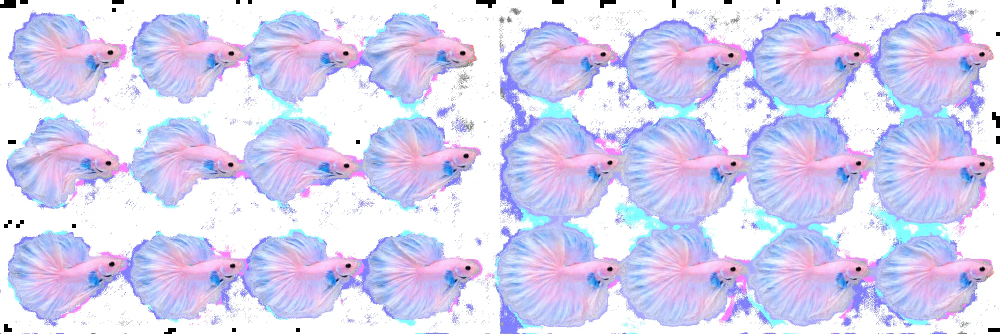
#> input picture tools/src_art/betta_flare.webp, 2000 x 667 px (shown at 1/2 size)
$ python -i process_assets.py   (imports and definitions only)
#> lines starting #> are read from the running program, lines starting #| are printed output that depends on the picture
#!/usr/bin/env python3
"""디자인 원본 이미지(AI 생성)를 앱에서 쓰는 투명 배경 WebP로 잘라 내는 스크립트.

사용법:  python3 tools/process_assets.py <원본 폴더>
원본 폴더에는 아래 SOURCES의 파일명(확장자 제외)대로 이미지가 있어야 해요.
결과는 public/assets/ 와 src/assets.gen.ts 로 저장돼요.
"""
import json, os, sys
import numpy as np
from PIL import Image
from scipy import ndimage as ndi

ROOT = os.path.dirname(os.path.dirname(os.path.abspath(__file__)))
OUT = os.path.join(ROOT, 'public', 'assets')

SOURCES = {  # 이름 -> 원본 파일명(확장자 제외)
    'house': 'house', 'bg': 'bg', 'icon': 'icon', 'props': 'props', 'effects': 'effects',
    'momo': 'avatar-momo', 'luna': 'avatar-luna', 'coco': 'avatar-coco', 'mimi': 'avatar-mimi', 'kiki': 'avatar-kiki', 'user': 'avatar-user',
    'housewood': 'house-wood', 'housesea': 'house-sea', 'housewedding': 'house-wedding', 'housepark': 'house-park',
    'bgdark': 'bg-dark', 'housedark': 'house-dark', 'boxdark': 'intro-box-dark',
    'pinbtn': 'pin-button', 'listicon': 'list-icon', 'logo': 'logo', 'logodark': 'logo-dark', 'box': 'intro-box', 'settings': 'settings-button', 'counter': 'reception-counter', 'userdesk': 'avatar-user-desk',
    'reception': 'room-reception', 'office': 'room-office', 'result': 'room-result',
    'officedark': 'room-office-dark', 'receptiondark': 'room-reception-dark', 'resultdark': 'room-result-dark', 'writingdark': 'room-writing-dark', 'librarydark': 'room-library-dark', 'cafedark': 'room-cafe-dark',
    'library': 'room-library', 'writing': 'room-writing', 'cafe': 'room-cafe', 'garden': 'room-garden',
}

ROOM_TOL = {'reception': 28}  # 배경 색이 고르지 않은 그림은 허용치를 높여서 지워요
POSES = ['stand', 'walk', 'work1', 'work2', 'coffee', 'cheer']  # 3x2 칸 순서(왼→오, 위→아래)
STAND_PX = 300  # 서 있는 모습의 높이(px). 모든 아바타를 이 크기로 맞춰 앱에서 같은 배율로 그려요.
PROPS = ['desk', 'monitor', 'bookshelf', 'sofa', 'coffee-table', 'mailbox', 'calendar', 'plant', 'lamp', 'trophy', 'cake', 'tree']
FX = (['star-l', 'star-m', 'star-s', 'flower-l', 'flower-m', 'flower-s', 'heart-l', 'heart-m', 'heart-s', 'spark-l', 'spark-m', 'spark-s'] +
      ['bubble-book', 'bubble-search', 'bubble-calendar', 'bubble-check', 'bubble-coffee'] +
      ['bubble-food', 'bubble-chat', 'bubble-music', 'bubble-inbox', 'badge-yellow', 'badge-red'])


# [50 lines left out: functions load, load_alpha, border_connected, to_rgba, not called in this run]


def white_fg(img, thr=247):
    a = np.asarray(img).astype(np.int16)
    cand = a.min(axis=2) >= thr
    return ~border_connected(cand, erode=2)


# [7 lines left out: function color_fg, not called in this run]


def bbox(mask):
    ys, xs = np.where(mask)
    return xs.min(), ys.min(), xs.max() + 1, ys.max() + 1


# [4 lines left out: function trim, not called in this run]


def save(im, path, q=88):
    os.makedirs(os.path.dirname(path), exist_ok=True)
    im.save(path, 'WEBP', quality=q, method=6)


# [17 lines left out: functions components, crop_rgba, not called in this run]


# 다크 하우스는 층 바닥이 라이트보다 아래에 있어요. 바닥 높이(라이트 기준 y)마다 얼마나 올려야 라이트와 같아지는지
DARK_FLOOR_SHIFT = [(0, 0), (408, 10), (690, 24), (1002, 26), (1212, 14)]


# [13 lines left out: function align_floors, not called in this run]


# 라이트 하우스 바꿔 입기(나무·바다): 카펫(아바타가 서는 바닥)의 아래쪽 끝이 기본 하우스와 같은 높이에 오게 늘이고 줄여요.
# 기본 하우스의 카펫 아래 끝: 다락 418 · 2층 718 · 1층 1037 (1000폭, 높이 1272 기준)
_RUG_Y = (418, 718, 1037)
# 처음 맞춤(층 바닥 높이)과, 그 결과에서 카펫 끝을 기본 하우스에 맞추려고 더 움직여야 하는 만큼 (출력에서 결과 그림 y까지의 차이)
_OLD_SHIFT = {
    'wood': [(0, 0), (408, 9), (690, 14), (1002, -17), (1212, -62), (1272, -22)],
    'sea': [(0, 0), (408, -11), (690, -8), (1002, -17), (1212, -62), (1272, -22)],
}
_RUG_MOVE = {'wood': (-42, -33, -24), 'sea': (-16, -21, -27)}


def _skin_shift(key):
#> called with key = 'wood'
    old = _OLD_SHIFT[key]
    oy = [p[0] for p in old]; os_ = [p[1] for p in old]
    pts = [(0, 0)] + list(zip(_RUG_Y, _RUG_MOVE[key])) + [(1272, 0)]
    xs = [p[0] for p in pts]; ds = [p[1] for p in pts]
    out = []
    for y in range(0, 1273, 24):
        cur = y + float(np.interp(y, xs, ds))
        out.append((y, round(cur + float(np.interp(cur, oy, os_)) - y, 1)))
    if out[-1][0] != 1272:
        out.append((1272, out[-1][1]))
    return out


SKIN_FLOOR_SHIFT = {k: _skin_shift(k) for k in ('wood', 'sea')}


# [266 lines left out: functions skin_house, main, not called in this run]


# [2 lines not run here, left out]

>>> import cv2
>>> picture = cv2.imread('src_art/betta_flare.webp', cv2.IMREAD_GRAYSCALE)
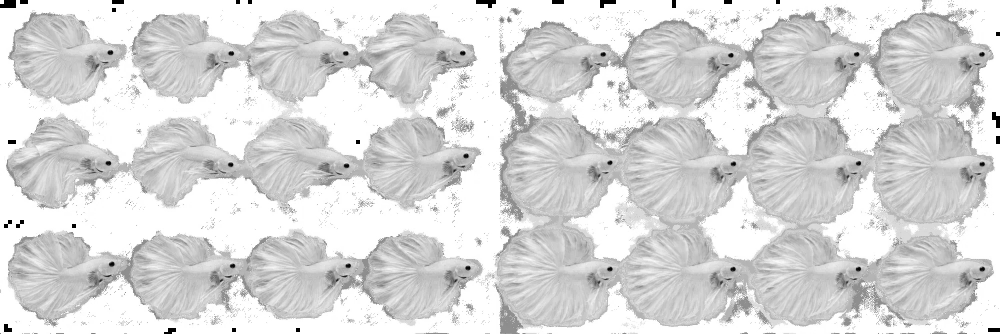
#> picture: shape (667, 2000) (shown at 1/2 size); min 0, max 255, mean 217.5
>>> result = white_fg(picture)
#> (the run stopped early here; a loop or call above may not have finished)

$ run again, on tools/src_art/betta_idle.png
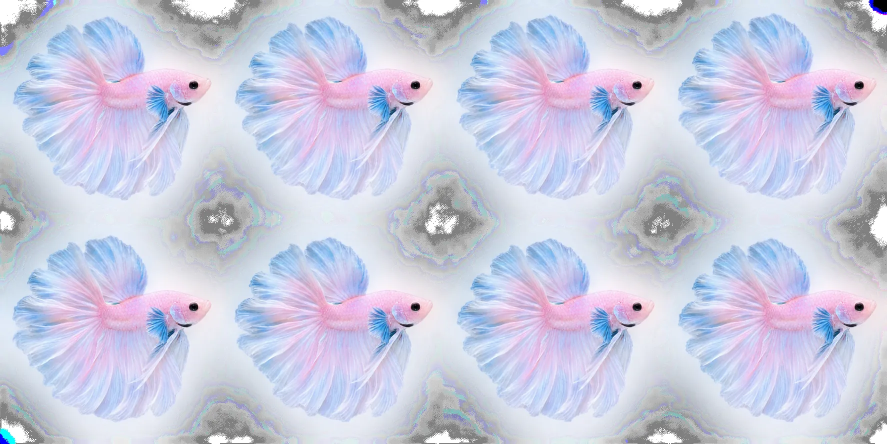
#> input picture tools/src_art/betta_idle.png, 1774 x 887 px (shown at 1/2 size)
#> `picture = cv2.imread('src_art/betta_flare.webp', cv2.IMREAD_GRAYSCALE)`:
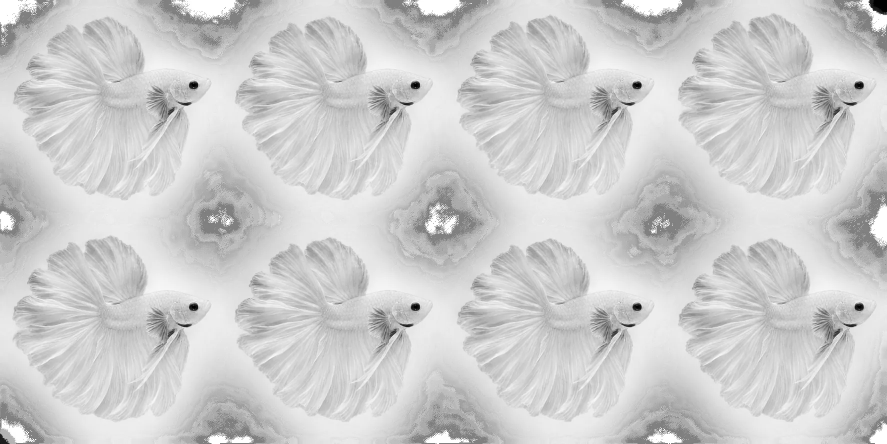
#> picture: shape (887, 1774) (shown at 1/2 size); min 0, max 255, mean 205
